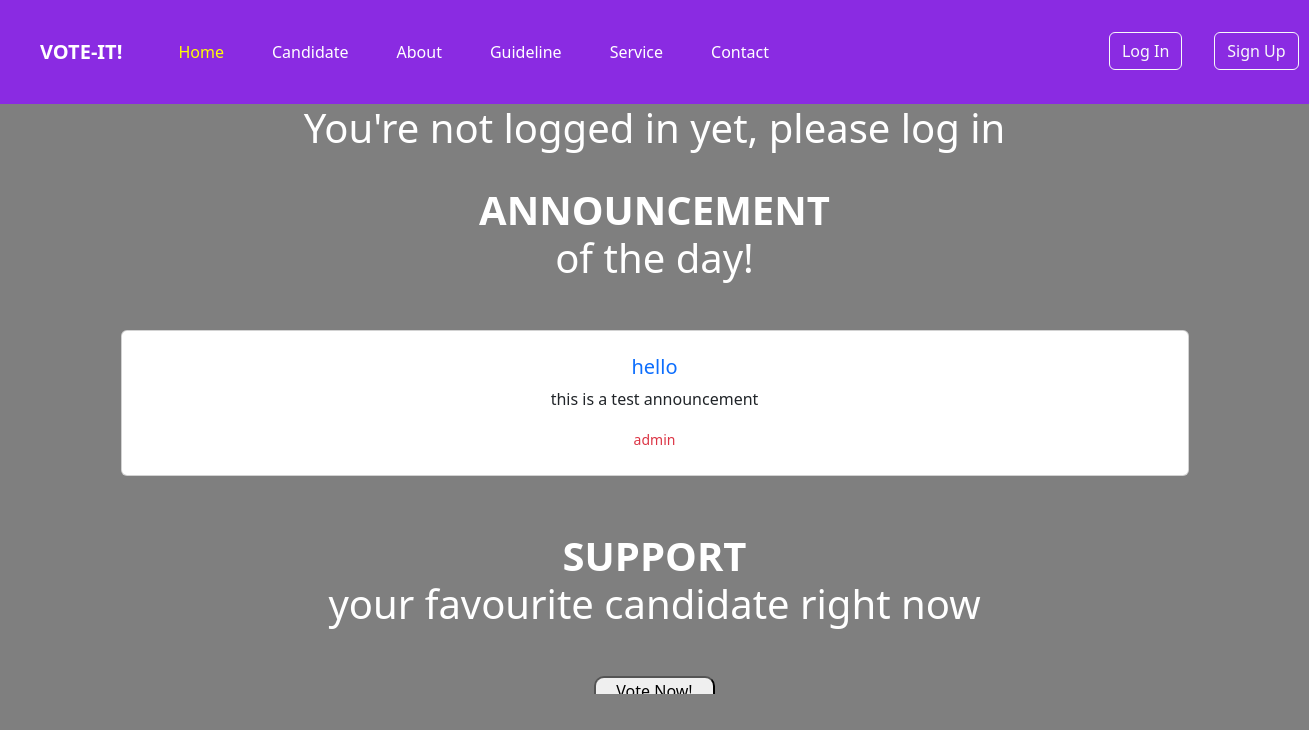
Page /home on the earlier database version.
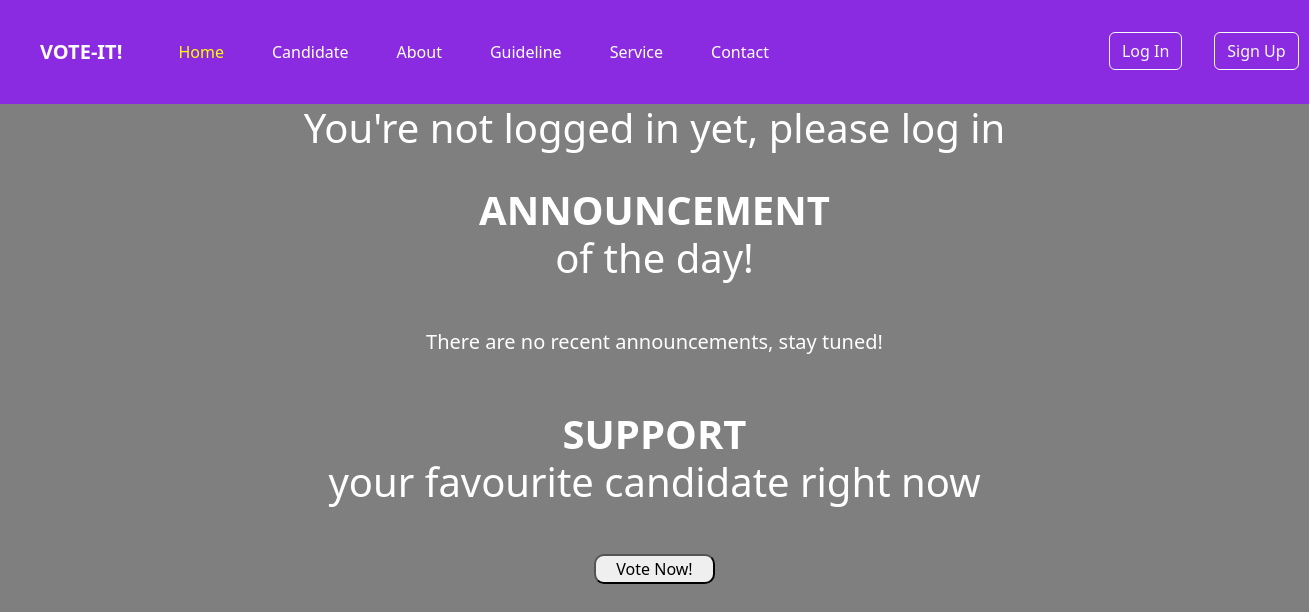
Same page on the later database version.
### application/models.py (models this page shows, shortened)
class Announcement(db.Model , UserMixin):
       id = db.Column(db.Integer , primary_key = True)
       titles = db.Column(db.String(500) , unique = True , nullable = False)
       createdAt = db.Column(db.DateTime(timezone=True) , server_default=func.now())
       description = db.Column(db.Text, nullable = False)

### application/routes.py (the view)
@app.route('/')
@app.route('/home')
def home():
    announcements = Announcement.query.all()
    return render_template('home.html' , announcements = announcements )

### application/templates/home.html (shortened to what this page needs)
<!DOCTYPE html>
<html lang="en">
<head>
    <link rel="stylesheet" href="/../static/styles1.css">
    <link href="https://cdn.jsdelivr.net/npm/bootstrap@5.2.3/dist/css/bootstrap.min.css" rel="stylesheet">
</head>
<body class="home-pageWallpaper">
    <nav id="navbarBackground" class="navbar navbar-expand-lg">
        <div class="container-fluid p-4">
            <a id="title" class="navbar-brand px-3" href="{{url_for('home')}}">VOTE-IT!</a>
            <div class="collapse navbar-collapse" id="navbarSupportedContent">
                <ul class="navbar-nav me-auto mb-2 mb-lg-0">
                    <li id="navSections" class="nav-item px-3">
                        <a style="color: yellow;" id="Navlink" class="nav-link active" href="{{url_for('home')}}">Home</a>
                    </li>
                    <li id="navSections" class="nav-item px-3">
                        <a id="Navlink" class="nav-link" href="{{url_for('candidates')}}">Candidate</a>
                    </li>
                    <li id="navSections" class="nav-item px-3">
                        <a id="Navlink" class="nav-link" href="{{url_for('about')}}">About</a>
                    </li>
                    <li id="navSections" class="nav-item px-3">
                        <a id="Navlink" class="nav-link" href="{{url_for('guidelines')}}" role="button">Guideline</a>
                    </li>
                    <li id="navSections" class="nav-item px-3">
                        <a id="Navlink" class="nav-link" href="{{url_for('service')}}">Service</a>
                    </li>
                    <li id="navSections" class="nav-item px-3">
                        <a id="Navlink" class="nav-link" href="{{url_for('contact')}}">Contact</a>
                    </li>
                    {% if current_user.is_authenticated %}
                    <li id="navSections" class="nav-item px-3">
                        <button id="CurrentUserProfile" type="button" class="btn btn-primary" data-bs-toggle="modal" data-bs-target="#exampleModal" style="position: relative; left: 300px; width: 200px;">
                            {{ current_user.username }}
                        </button>
               <div class="modal fade" id="exampleModal" tabindex="-1" aria-labelledby="exampleModalLabel" aria-hidden="true">
                <div class="modal-dialog">
                  <div class="modal-content">
                    <div class="modal-header">
                       <h1 class="modal-title fs-5" id="exampleModalLabel">User Profile</h1>
                         <button type="button" class="btn-close" data-bs-dismiss="modal" aria-label="Close"></button>
                            </div>
                               <div class="modal-body">
                                  <p>Username :   {{ current_user.username }}</p>
                                  <p> Email : {{ current_user.email }}</p>
                                  {% if current_user.mmu_id %}
                                  <p>Role : <a class="text-danger" style="text-decoration: none;">Admin</a> </p>
                                  {% else %}
                                  <p>Role : <a class="text-success" style="text-decoration: none;">Student</a> </p>
                                  {% endif %}
                               </div>
                               <div class="modal-footer">
                                    <a href="{{url_for('profile')}}"><button type="button" class="btn btn-secondary" data-bs-dismiss="modal">View Profile</button></a>
                                   <a href="{{url_for('logout')}}"> <button type="button" class="btn btn-primary">Logout</button></a>
                               </div>
                          </div>
                       </div>
                   </div>
            </li>
            {% else %}
            <li id="navSections" class="nav-item px-3">
                <a href="{{url_for('login')}}"><button class="btn btn-outline-light" style="position: relative; left: 300px; ">Log In</button></a>
            </li>
            <li id="navSections" class="nav-item px-3">
                <a href="{{url_for('register')}}"><button class="btn btn-outline-light" style="position: relative; left: 300px; ">Sign Up</button></a>
            </li>
            {% endif %}
          </ul>
        </div>
    </nav>
    <div class="homepage_content">
      <div class="text-center">
          {% if current_user.is_authenticated %}
          <h1 class="text-white p-4">Hello {{ current_user.username }}</h1>
          {% else %}
          <h1 class="text-white">You're not logged in yet, please log in</h1>
          {% endif %}
          <h1 class="announcement text-white text-center"><b>ANNOUNCEMENT</b><br>of the day!</h1>
          {% if announcements %}
          {% for announcement in announcements %}
          <div class="container p-5">
              <div class="row">
                  <div class="card text-dark mb-2 p-2">
                      <div class="card-body">
                          <a style="text-decoration: none;" href=""><h5 class="card-title text-center">{{ announcement.titles }}</h5></a>
                          <p class="card-text text-center">{{ announcement.description }}</p>
                          <p class="card-text text-center"><small class="text-center text-danger">admin</small></p>
                      </div>
                  </div>
              </div>
          </div>
          {% endfor %}
          {% else %}
          <h5 class="text-center text-white p-5">There are no recent announcements, stay tuned!</h5>
          {% endif %}
      </div>
        <h1 class="vote text-white text-center mb-5"><b>SUPPORT</b><br>your favourite candidate right now</h1>
        <div class="text-center">
            <a href="{{url_for('candidates')}}"><button class="vote_now_button">Vote Now!</button></a>
        </div>
    </div>
</body>
</html>

### application/static/styles1.css (style rules this page uses)
#title { font-weight: 700; color: white; }
#navbarBackground { background-color: blueviolet; }
#Navlink { color: white; transition: 0.7s; }
.home-pageWallpaper { background: linear-gradient(to top, rgba(0,0,0,0.5)50%,rgba(0,0,0,0.5)50%), url(https://www.mmu.edu.my/wp-content/uploads/2022/12/1280_720_2.jpeg); background-size: cover; background-position: center; background-attachment: fixed; overflow: hidden; }
.homepage_content { overflow: scroll; height: 590px; overflow-x: hidden; }
.announcement { padding-top: 2%; height: auto; margin: auto; text-align: center; }
.vote_now_button { border-radius: 10px; padding-left: 20px; padding-right: 20px; }

Differences in the rows shown:
removed Announcement: titles "hello", description "this is a test announcement"
Other differences:
text now shown: "There are no recent announcements, stay tuned!"
